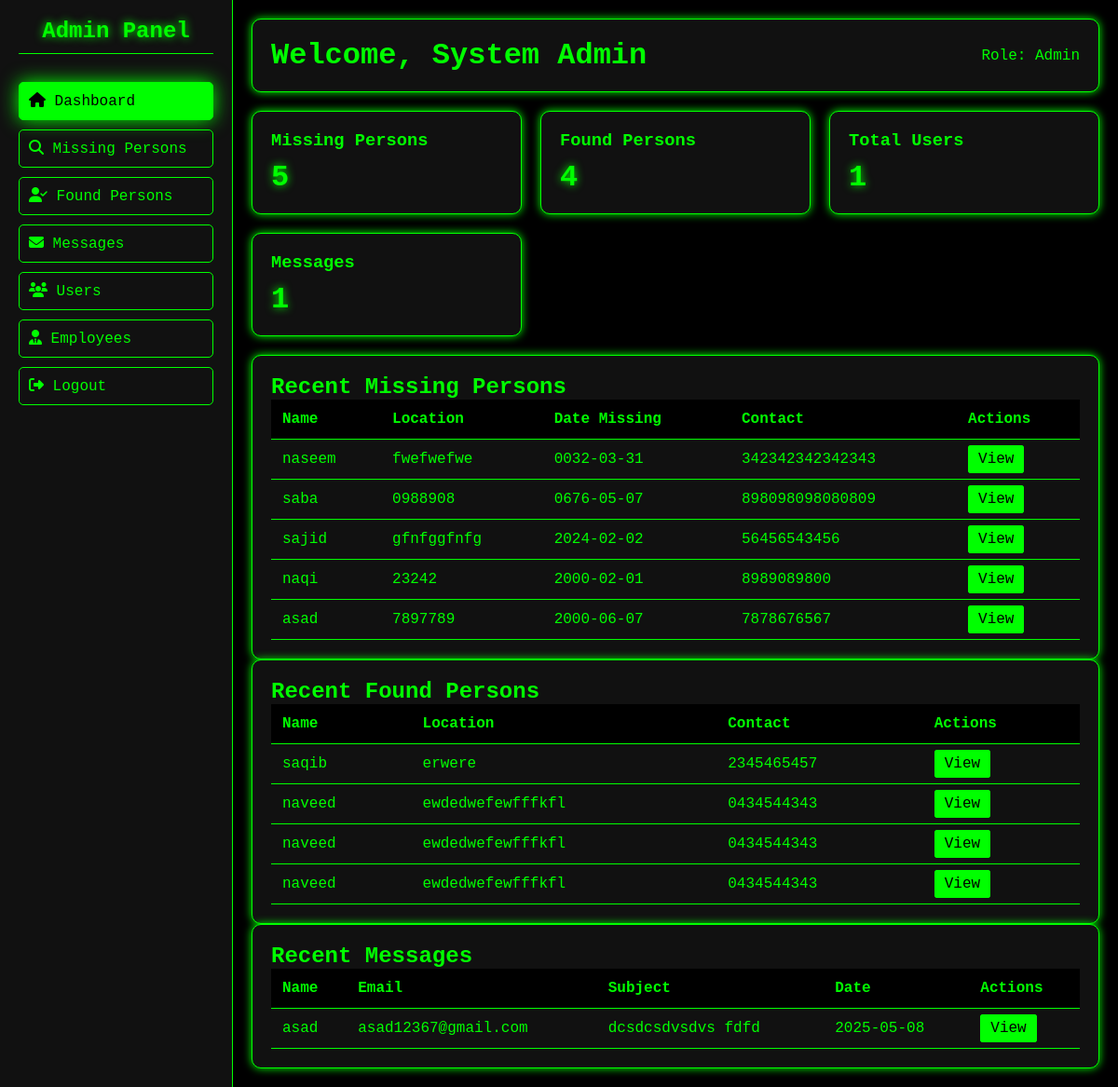
The page /admin.php (signed in) on the database its author committed.
### tables this page shows
CREATE TABLE `missing_persons` (
  `id` int(11) NOT NULL,
  `name` varchar(100) NOT NULL,
  `description` text NOT NULL,
  `contact` varchar(15) NOT NULL,
  `location` varchar(255) NOT NULL,
  `missing_date` date NOT NULL,
  `photo_url` varchar(255) NOT NULL,
  `created_at` timestamp NOT NULL DEFAULT current_timestamp()
);

CREATE TABLE `found_persons` (
  `id` int(11) NOT NULL,
  `name` varchar(100) NOT NULL,
  `description` text NOT NULL,
  `contact` varchar(15) NOT NULL,
  `location` varchar(255) NOT NULL,
  `photo_url` varchar(255) NOT NULL,
  `created_at` timestamp NOT NULL DEFAULT current_timestamp()
);

CREATE TABLE `contact_messages` (
  `id` int(11) NOT NULL,
  `name` varchar(100) NOT NULL,
  `email` varchar(100) NOT NULL,
  `subject` varchar(200) NOT NULL,
  `message` text NOT NULL,
  `created_at` timestamp NOT NULL DEFAULT current_timestamp()
);

### admin/dashboard.php (the view)
<?php
$sql = "SELECT * FROM missing_persons ORDER BY created_at DESC LIMIT 5";
$recent_missing = $conn->query($sql);
$sql = "SELECT * FROM found_persons ORDER BY created_at DESC LIMIT 5";
$recent_found = $conn->query($sql);
$sql = "SELECT * FROM contact_messages ORDER BY created_at DESC LIMIT 5";
$recent_messages = $conn->query($sql);
?>
<div class="stats-grid">
    <div class="stat-card">
        <h3>Missing Persons</h3>
        <div class="number"><?php echo $stats['missing_persons']; ?></div>
    </div>
    <div class="stat-card">
        <h3>Found Persons</h3>
        <div class="number"><?php echo $stats['found_persons']; ?></div>
    </div>
    <div class="stat-card">
        <h3>Total Users</h3>
        <div class="number"><?php echo $stats['users']; ?></div>
    </div>
    <div class="stat-card">
        <h3>Messages</h3>
        <div class="number"><?php echo $stats['messages']; ?></div>
    </div>
</div>
<div class="table-container">
    <h2>Recent Missing Persons</h2>
    <table>
        <thead>
            <tr>
                <th>Name</th>
                <th>Location</th>
                <th>Date Missing</th>
                <th>Contact</th>
                <th>Actions</th>
            </tr>
        </thead>
        <tbody>
            <?php while($row = $recent_missing->fetch_assoc()): ?>
                <tr>
                    <td><?php echo htmlspecialchars($row['name']); ?></td>
                    <td><?php echo htmlspecialchars($row['location']); ?></td>
                    <td><?php echo htmlspecialchars($row['missing_date']); ?></td>
                    <td><?php echo htmlspecialchars($row['contact']); ?></td>
                    <td>
                        <a href="admin.php?page=missing&action=view&id=<?php echo $row['id']; ?>" class="action-btn edit-btn">View</a>
                    </td>
                </tr>
            <?php endwhile; ?>
        </tbody>
    </table>
</div>
<div class="table-container">
    <h2>Recent Found Persons</h2>
    <table>
        <thead>
            <tr>
                <th>Name</th>
                <th>Location</th>
                <th>Contact</th>
                <th>Actions</th>
            </tr>
        </thead>
        <tbody>
            <?php while($row = $recent_found->fetch_assoc()): ?>
                <tr>
                    <td><?php echo htmlspecialchars($row['name']); ?></td>
                    <td><?php echo htmlspecialchars($row['location']); ?></td>
                    <td><?php echo htmlspecialchars($row['contact']); ?></td>
                    <td>
                        <a href="admin.php?page=found&action=view&id=<?php echo $row['id']; ?>" class="action-btn edit-btn">View</a>
                    </td>
                </tr>
            <?php endwhile; ?>
        </tbody>
    </table>
</div>
<div class="table-container">
    <h2>Recent Messages</h2>
    <table>
        <thead>
            <tr>
                <th>Name</th>
                <th>Email</th>
                <th>Subject</th>
                <th>Date</th>
                <th>Actions</th>
            </tr>
        </thead>
        <tbody>
            <?php while($row = $recent_messages->fetch_assoc()): ?>
                <tr>
                    <td><?php echo htmlspecialchars($row['name']); ?></td>
                    <td><?php echo htmlspecialchars($row['email']); ?></td>
                    <td><?php echo htmlspecialchars($row['subject']); ?></td>
                    <td><?php echo date('Y-m-d', strtotime($row['created_at'])); ?></td>
                    <td>
                        <a href="admin.php?page=messages&action=view&id=<?php echo $row['id']; ?>" class="action-btn edit-btn">View</a>
                    </td>
                </tr>
            <?php endwhile; ?>
        </tbody>
    </table>
</div>

### admin.php (style rules this page uses)
* { margin: 0; padding: 0; box-sizing: border-box; font-family: 'Courier New', monospace; }
body { background: #000; color: #0f0; }
.stats-grid { display: grid; grid-template-columns: repeat(auto-fit, minmax(250px, 1fr)); gap: 20px; margin-bottom: 20px; }
.stat-card { background: #111; padding: 20px; border-radius: 10px; border: 1px solid #0f0; box-shadow: 0 0 10px #0f0; }
.stat-card h3 { color: #0f0; margin-bottom: 10px; }
.stat-card .number { font-size: 2em; color: #0f0; font-weight: bold; text-shadow: 0 0 10px #0f0; }
.table-container { background: #111; padding: 20px; border-radius: 10px; border: 1px solid #0f0; box-shadow: 0 0 10px #0f0; overflow-x: auto; }
table { width: 100%; border-collapse: collapse; }
th, td { padding: 12px; text-align: left; border-bottom: 1px solid #0f0; }
th { background: #000; color: #0f0; }
.action-btn { padding: 5px 10px; border-radius: 3px; color: #000; text-decoration: none; margin-right: 5px; border: 1px solid #0f0; }
.edit-btn { background: #0f0; }

### rows shown on the page
missing_persons: name "naseem", location "fwefwefwe", missing_date "0032-03-31", contact "342342342342343"
missing_persons: name "saba", location "0988908", missing_date "0676-05-07", contact "898098098080809"
missing_persons: name "sajid", location "gfnfggfnfg", missing_date "2024-02-02", contact "56456543456"
missing_persons: name "naqi", location "23242", missing_date "2000-02-01", contact "8989089800"
missing_persons: name "asad", location "7897789", missing_date "2000-06-07", contact "7878676567"
found_persons: name "saqib", location "erwere", contact "2345465457"
found_persons: name "naveed", location "ewdedwefewfffkfl", contact "0434544343"
found_persons: name "naveed", location "ewdedwefewfffkfl", contact "0434544343"
found_persons: name "naveed", location "ewdedwefewfffkfl", contact "0434544343"
contact_messages: name "asad", email "asad12367@gmail.com", subject "dcsdcsdvsdvs fdfd", created_at "2025-05-08"

### other values the page prints
$_SESSION['admin_name'] "System Admin"
$_SESSION['admin_role'] "Admin"
$stats['missing_persons'] "5"
$stats['found_persons'] "4"
$stats['users'] "1"
$stats['messages'] "1"
